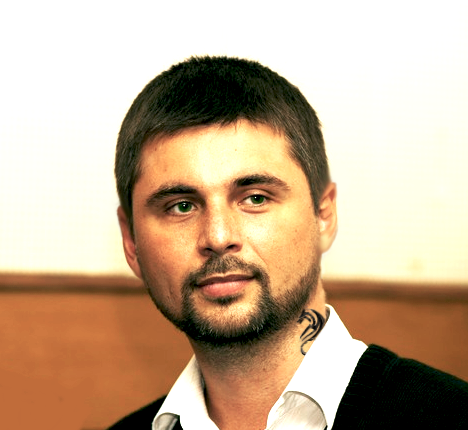
#> input picture Lesson 1.6 - Morphological operations/De.png, 468 x 430 px
$ python main.py --image De.png
#> lines starting #> are read from the running program, lines starting #| are printed output that depends on the picture
import numpy as np
import cv2
import argparse


ap = argparse.ArgumentParser()
ap.add_argument('-i', '--image', required=True, help='Path to the image')
args = vars(ap.parse_args())

image = cv2.imread(args['image'])
#> image is the input picture: shape (430, 468, 3); mean B, G, R 149.2, 174.4, 198.1
gray = cv2.cvtColor(image, cv2.COLOR_BGR2GRAY)
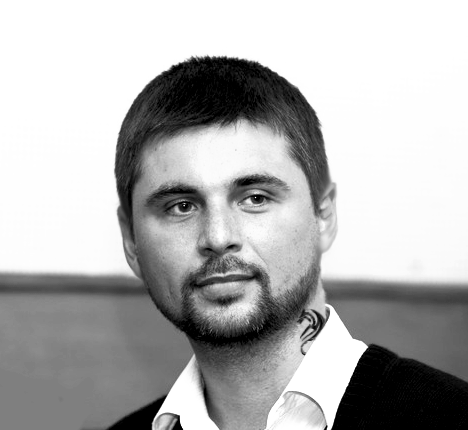
#> gray: shape (430, 468); min 0, max 255, mean 178.6
# [47 lines of commented-out code are left out]

rect_kernel = cv2.getStructuringElement(cv2.MORPH_RECT, (13, 5))
top_hat = cv2.morphologyEx(gray, cv2.MORPH_TOPHAT, rect_kernel)
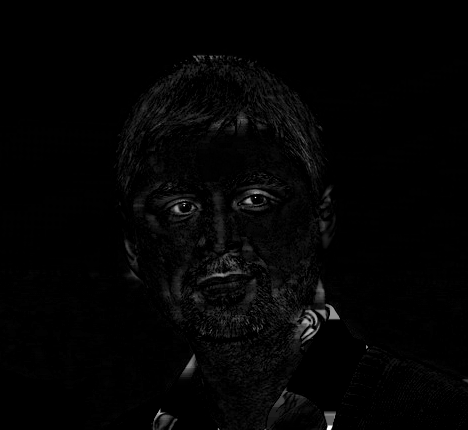
#> top_hat: shape (430, 468); min 0, max 255, mean 4
cv2.imshow("TOP HAT", top_hat)
cv2.waitKey(0)


#> (the run stopped early here; a loop or call above may not have finished)
